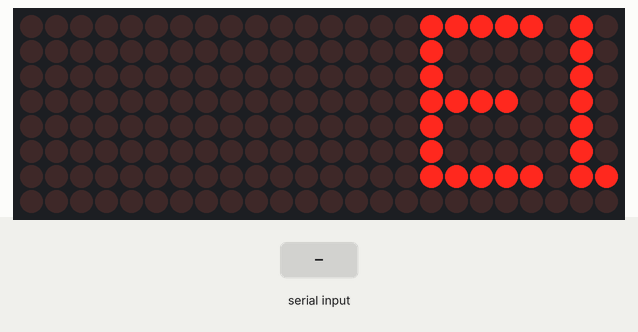
Recording of a sketch running on a simulated Arduino Uno, built with avr-gcc and run on an emulated ATmega328P. Shown: 24×8 LED matrix. The test bench sets the inputs (shaded band).

Above: at 1.12 s.
15.0 s: "1\n" received over Serial
At 16.67 s:
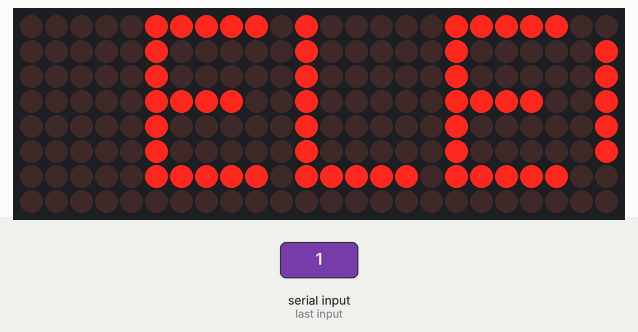
At 27.86 s:
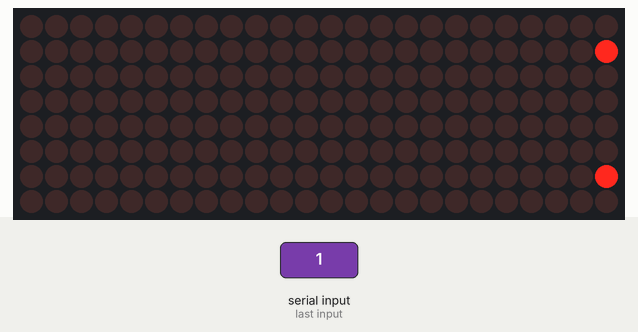

The sketch:

MATRIZde8X32.ino
```cpp
//Ejemplo para enviar mensajes deslizantes en módulos de matrices LEDs con Arduino basado en MAX7219
#include <MD_MAX72xx.h>
#define HARDWARE_TYPE MD_MAX72XX::DR0CR0RR1_HW
#define NUM_OF_MATRIX 3 // AQUI CONFIGURAMOS EL NUMERO DE MATRICES DE 8X8
#define CLK_PIN   4   // PIN DEL ARDUINO
#define DATA_PIN  2   // PIN DEL ARDUINO
#define CS_PIN    3   // PIN DEL ARDUINO

MD_MAX72XX cartel = MD_MAX72XX(HARDWARE_TYPE, DATA_PIN, CLK_PIN, CS_PIN, NUM_OF_MATRIX);

String mensaje = "ELECTROM@RK";

String proximo_mensaje;

void setup() {
  // inicializar el objeto mx
  cartel.begin();

  // Establecer intencidad a un valor de 5
  cartel.control(MD_MAX72XX::INTENSITY, 1);

  // Desactivar auto-actualizacion
  cartel.control( MD_MAX72XX::UPDATE, false );

  // inicializar puerto Serie a 9600 baudios
  Serial.begin(9600);
}
void loop() {
  slide_text( 150 );
  actualizar_mensaje();
}

void actualizar_mensaje(){

  while( Serial.available() ){

    char c = Serial.read();

    if( c == '\n' ){
      mensaje = proximo_mensaje;
      proximo_mensaje = "";
      break;
    }
    else
      proximo_mensaje += c;

  }
}

void slide_text(int ms_delay){
  int col = 0;
  int last_pos;
  bool completo = false;

  cartel.clear();

  while( completo == false ){
    last_pos = printText(col, mensaje);
    delay(ms_delay);
    col++;
    if( last_pos > (int)cartel.getColumnCount() )
      completo = true;
  }
}

int printText(int pos, const String text){
  int w;

  for( int i = 0; i < text.length(); i++ ){
    // imprimir letra

    w = cartel.setChar( pos, text[i] );
    // la proxima letra empieza donde termina esta
    pos = pos - w;
    // Se deja una columna entre letras.
    cartel.setColumn(pos, B00000000);

    pos = pos - 1;

    if( pos < 0 )
      break;

  }
  cartel.update();

  return pos;
}
```

Measured:
- after the input at 15.0 s, the display: first differs from a run without the input after 12.8 s (image 2)
